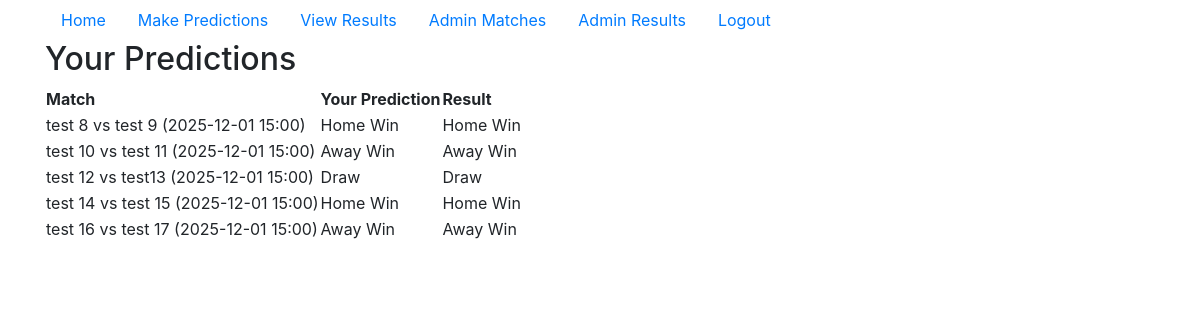
The page /results (signed in) on the database its author committed.
### app.py (models this page shows)
class Prediction(db.Model):
    id = db.Column(db.Integer, primary_key=True)
    match_id = db.Column(db.Integer, db.ForeignKey('match.id'), nullable=False)
    user_id = db.Column(db.Integer, db.ForeignKey('user.id'), nullable=False)
    prediction = db.Column(db.String(10), nullable=False)  # win, draw, loss

class Match(db.Model):
    id = db.Column(db.Integer, primary_key=True)
    team_1 = db.Column(db.String(100), nullable=False)
    team_2 = db.Column(db.String(100), nullable=False)
    date = db.Column(db.DateTime, nullable=False)
    result = db.Column(db.String(10), nullable=True)  # Match result

### app.py (the view)
@app.route('/results')
@login_required
def results():
    user_predictions = Prediction.query.filter_by(user_id=current_user.id).all()
    user_results = {}
    match_results = {}
    for prediction in user_predictions:
        match = Match.query.get(prediction.match_id)
        match_name = f"{match.team_1} vs {match.team_2} ({match.date.strftime('%Y-%m-%d %H:%M')})"
        user_results[match_name] = prediction.prediction
        match_results[match_name] = match.result  # Add match result to the dictionary
    return render_template('results.html', user_results=user_results, match_results=match_results)

### app.py (called while the page is built)
@login_manager.user_loader
def load_user(user_id):
    return db.session.get(User, int(user_id))

### templates/results.html
{% extends 'base.html' %}
{% block content %}
<h2>Your Predictions</h2>
<table>
    <tr>
        <th>Match</th>
        <th>Your Prediction</th>
        <th>Result</th>
    </tr>
    {% for match, prediction in user_results.items() %}
    <tr>
        <td>{{ match }}</td>
        <td>{{ prediction }}</td>
        <td>{{ match_results.get(match, 'Not available') }}</td>
    </tr>
    {% endfor %}
</table>
{% endblock %}

### templates/base.html (shortened to what this page needs)
<!DOCTYPE html>
<html lang="en">
<head>
    <link rel="stylesheet" href="https://maxcdn.bootstrapcdn.com/bootstrap/4.5.2/css/bootstrap.min.css">
</head>
<body>
    <div class="container">
        <nav>
            <ul class="nav">
                <li class="nav-item"><a class="nav-link" href="{{ url_for('home') }}">Home</a></li>
                {% if current_user.is_authenticated %}
                    <li class="nav-item"><a class="nav-link" href="{{ url_for('predict') }}">Make Predictions</a></li>
                    <li class="nav-item"><a class="nav-link" href="{{ url_for('results') }}">View Results</a></li>
                    {% if current_user.is_admin %}
                        <li class="nav-item"><a class="nav-link" href="{{ url_for('manage_matches') }}">Admin Matches</a></li>
                        <li class="nav-item"><a class="nav-link" href="{{ url_for('enter_results') }}">Admin Results</a></li>
                    {% endif %}
                    <li class="nav-item"><a class="nav-link" href="{{ url_for('logout') }}">Logout</a></li>
                {% else %}
                    <li class="nav-item"><a class="nav-link" href="{{ url_for('login') }}">Login</a></li>
                    <li class="nav-item"><a class="nav-link" href="{{ url_for('register') }}">Register</a></li>
                {% endif %}
            </ul>
        </nav>
        {% block content %}
        {% endblock %}
    </div>
</body>
</html>

### rows shown on the page
Prediction: match "test 8 vs test 9 (2025-12-01 15:00)", prediction "Home Win"
Match: get "Home Win"
Prediction: match "test 10 vs test 11 (2025-12-01 15:00)", prediction "Away Win"
Match: get "Away Win"
Prediction: match "test 12 vs test13 (2025-12-01 15:00)", prediction "Draw"
Match: get "Draw"
Prediction: match "test 14 vs test 15 (2025-12-01 15:00)", prediction "Home Win"
Match: get "Home Win"
Prediction: match "test 16 vs test 17 (2025-12-01 15:00)", prediction "Away Win"
Match: get "Away Win"
